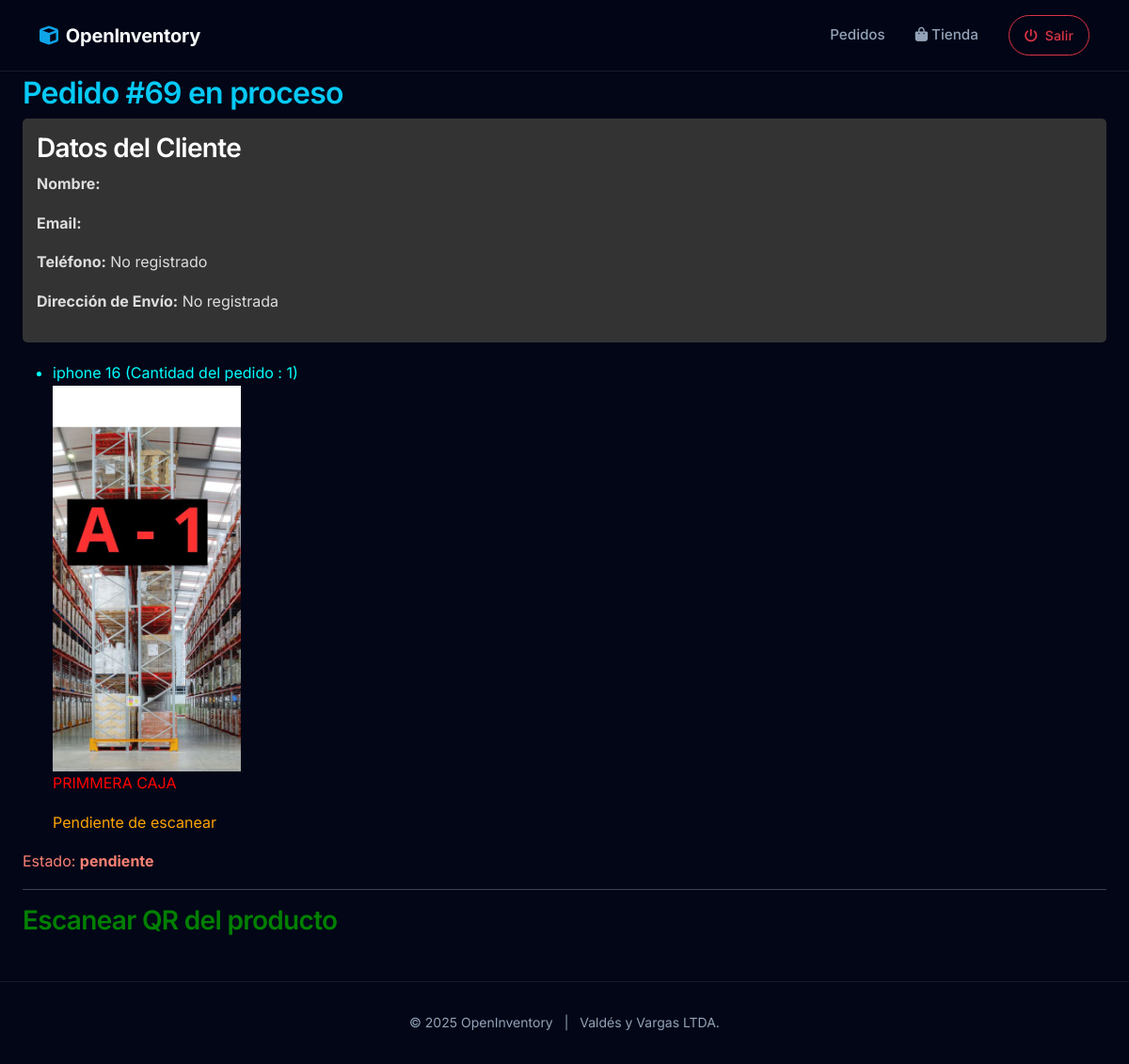
Screenshot of /pedidos/69/ (signed in) with the database file from the repository.
### productos/models.py (models this page shows, shortened)
class Pedido(models.Model):
    ESTADOS = [
        ('pendiente', 'Pendiente'),
        ('en_proceso', 'En Proceso'),
        ('completado', 'Completado'),
    ]
    usuario = models.ForeignKey(settings.AUTH_USER_MODEL, on_delete=models.CASCADE)
    bodeguero = models.ForeignKey(settings.AUTH_USER_MODEL, on_delete=models.SET_NULL, null=True, blank=True, related_name='pedidos_asignados')
    fecha_creacion = models.DateTimeField(auto_now_add=True)
    estado = models.CharField(max_length=20, choices=ESTADOS, default='pendiente')
    nombre_cliente = models.CharField(max_length=200, blank=True, null=True)
    email_cliente = models.EmailField(blank=True, null=True)
    telefono_cliente = models.CharField(max_length=20, blank=True, null=True)
    direccion_envio = models.TextField(blank=True, null=True)

class DetallePedido(models.Model):
    pedido = models.ForeignKey(Pedido, on_delete=models.CASCADE, related_name='detalles')
    producto = models.ForeignKey('Producto', on_delete=models.CASCADE)
    cantidad = models.PositiveIntegerField(default=1)
    precio_unitario = models.DecimalField(max_digits=10, decimal_places=2, default=0)
    escaneado = models.BooleanField(default=False)

class Producto(models.Model):
    nombre = models.CharField(
        max_length=100,
        validators=[
            RegexValidator(
                regex=r'^[A-Za-zÁÉÍÓÚáéíóúÑñ0-9\s\-\_]+$',
                message='El nombre solo puede contener letras, números, espacios y guiones.'
            )
        ]
    )
    precio = models.DecimalField(
        max_digits=10,
        decimal_places=2,
        validators=[
            MinValueValidator(0.01, message='El precio debe ser mayor que cero.')
        ]
    )
    stock = models.PositiveIntegerField(
        validators=[
            MinValueValidator(1, message='El stock debe ser al menos 1.')
        ]
    )
    categoria = models.CharField(
        max_length=50,
        blank=True,
        null=True,
        validators=[
            RegexValidator(
                regex=r'^[A-Za-zÁÉÍÓÚáéíóúÑñ\s]+$',
                message='La categoría solo puede contener letras y espacios.'
            )
        ]
    )
    imagen = models.ImageField(upload_to='productos/', blank=True, null=True, verbose_name='Imagen del Producto')
    descripcion = models.TextField(blank=True, null=True, verbose_name='Descripción del Producto')

class UbicacionProducto(models.Model):
    producto = models.OneToOneField('Producto', on_delete=models.CASCADE)
    imagen = models.ImageField(upload_to='ubicaciones/')
    descripcion = models.TextField(blank=True, null=True)

### productos/views.py (the view)
# urls.py: path('pedidos/<int:pedido_id>/', views.detalle_pedido, name='detalle_pedido'),
@login_required
def detalle_pedido(request, pedido_id):
    pedido = get_object_or_404(Pedido, id=pedido_id)
    detalles = pedido.detalles.all()
    return render(request, 'productos/detalle_pedido.html', {
        'pedido': pedido,
        'detalles': detalles
    })

### productos/templates/productos/detalle_pedido.html (shortened to what this page needs)
{% extends 'base.html' %}
{% block content %}
<h2 style="color: rgb(6, 202, 246);">Pedido #{{ pedido.id }} en proceso</h2>
<div style="background-color: #333; padding: 15px; margin-bottom: 20px; border-radius: 5px;">
    <h3 style="color: white; margin-top: 0;">Datos del Cliente</h3>
    <p style="color: #ddd;"><strong>Nombre:</strong> {{ pedido.nombre_cliente|default:pedido.usuario.get_full_name }}
    </p>
    <p style="color: #ddd;"><strong>Email:</strong> {{ pedido.email_cliente|default:pedido.usuario.email }}</p>
    <p style="color: #ddd;"><strong>Teléfono:</strong> {{ pedido.telefono_cliente|default:"No registrado" }}</p>
    <p style="color: #ddd;"><strong>Dirección de Envío:</strong> {{ pedido.direccion_envio|default:"No registrada" }}
    </p>
</div>
<ul>
    {% for detalle in detalles %}
    <li style="color: Aqua;">
        {{ detalle.producto.nombre }} (Cantidad del pedido : {{ detalle.cantidad }})
        {% if detalle.producto.ubicacionproducto %}
        <br>
        <img src="{{ detalle.producto.ubicacionproducto.imagen.url }}" width="200">
        <p style="color: red;">{{ detalle.producto.ubicacionproducto.descripcion }}</p>
        {% endif %}
        {% if not detalle.escaneado %}
        <span style="color:orange;">Pendiente de escanear</span>
        {% else %}
        <span style="color:green;">Escaneado ✔️</span>
        {% endif %}
    </li>
    {% endfor %}
</ul>
<p style="color: Salmon;">Estado: <strong>{{ pedido.estado }}</strong></p>
<hr>
<h3 style="color: green;">Escanear QR del producto</h3>
{% endblock %}

### static/css/style.css (style rules this page uses)
:root { --bg-body: #020617; --bg-surface: #0f172a; --bg-card: rgba(30, 41, 59, 0.7); --primary: #3b82f6; --primary-hover: #2563eb; --secondary: #64748b; --accent: #0ea5e9; --success: #10b981; --warning: #f59e0b; --danger: #ef4444; --text-main: #f8fafc; --text-muted: #94a3b8; --border-color: rgba(255, 255, 255, 0.08); --glass-border: 1px solid rgba(255, 255, 255, 0.08); --shadow-sm: 0 1px 2px 0 rgba(0, 0, 0, 0.05); --shadow-md: 0 4px 6px -1px rgba(0, 0, 0, 0.1), 0 2px 4px -1px rgba(0, 0, 0, 0.06); --shadow-lg: 0 10px 15px -3px rgba(0, 0, 0, 0.1), 0 4px 6px -2px rgba(0, 0, 0, 0.05); --shadow-glow: 0 0 20px rgba(59, 130, 246, 0.15); --radius-sm: 0.375rem; --radius-md: 0.5rem; --radius-lg: 0.75rem; --radius-xl: 1rem; --font-sans: 'Inter', system-ui, -apple-system, sans-serif; }
* { box-sizing: border-box; }
body { background-color: var(--bg-body); color: var(--text-main); font-family: var(--font-sans); line-height: 1.6; -webkit-font-smoothing: antialiased; min-height: 100vh; display: flex; flex-direction: column; }
h1, h2, h3, h4, h5, h6 { font-weight: 600; color: var(--text-main); letter-spacing: -0.025em; }

### rows the page displays
Pedido: id "69", telefono_cliente "No registrado", direccion_envio "No registrada", estado "pendiente"
DetallePedido: producto.nombre "iphone 16", cantidad "1", producto.ubicacionproducto.imagen (picture), producto.ubicacionproducto.descripcion "PRIMMERA CAJA", escaneado "Pendiente de escanear"
